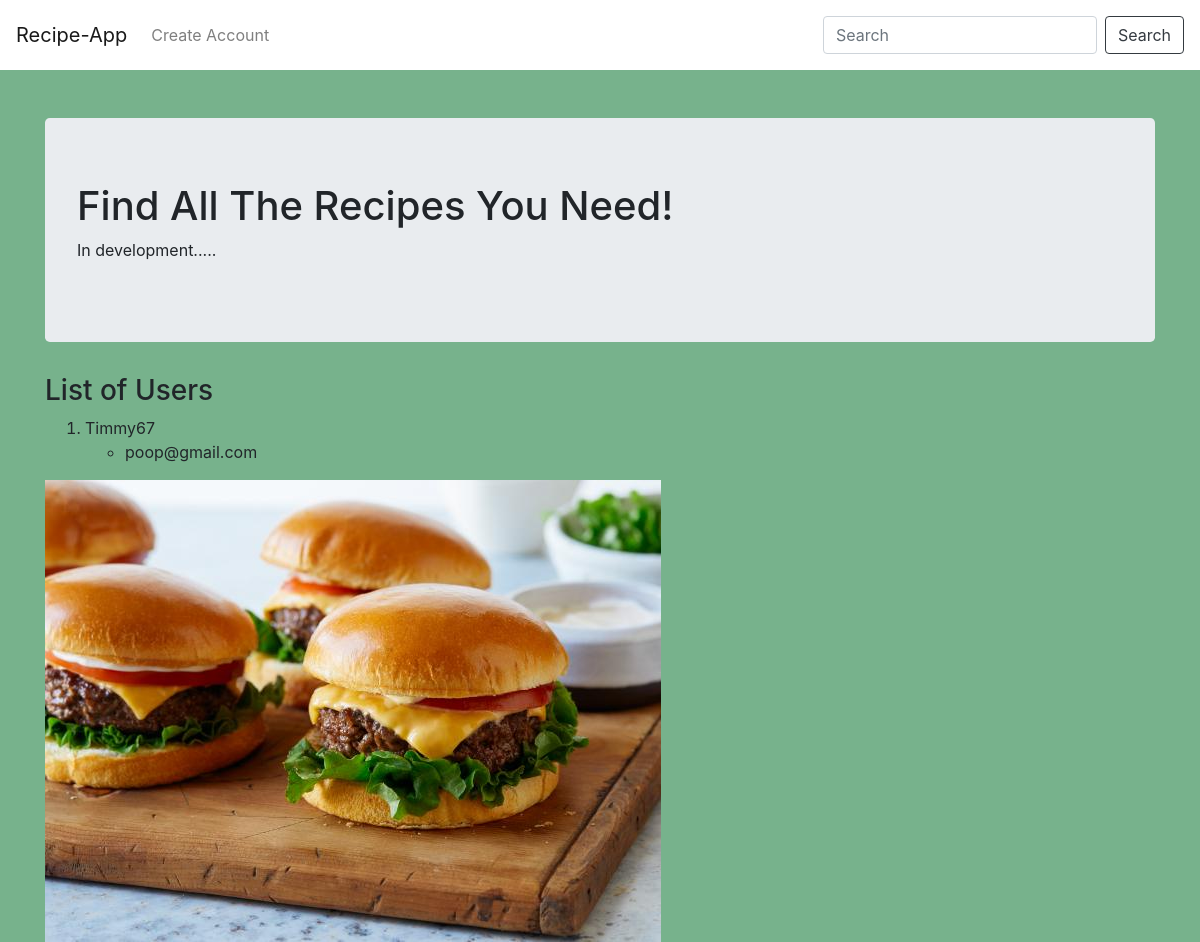
The app's page /, older data.
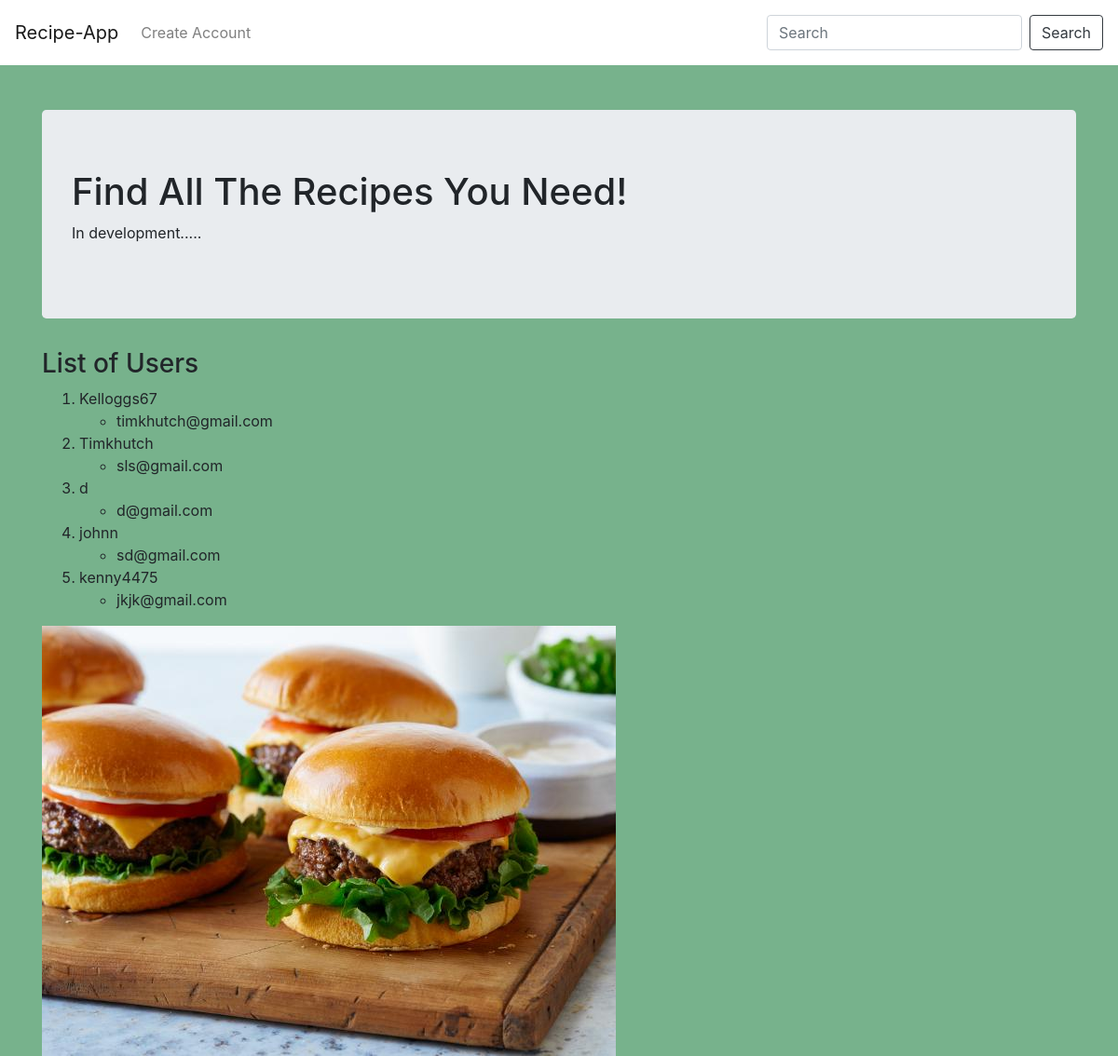
The same page, newer data.
### recipe_app/models.py (models this page shows, shortened)
class LoginInfo(models.Model):
    username = models.CharField(max_length=12, unique=True)
    email = models.EmailField(unique=True)

### recipe_app/views.py (the view)
# urls.py: path('', views.index, name='index'),
def index(request):
    user_list = LoginInfo.objects.order_by('username')
    user_dict = {'users': user_list}
    return render(request, 'recipe_app/index.html', context=user_dict)

### templates/recipe_app/index.html (shortened to what this page needs)
<!DOCTYPE html>
{% extends 'recipe_app/base.html' %}
    {% block body_block %}
    {% load static %}
    <div class= 'container'>
        <div class= 'jumbotron mt-5'>
           <h1>Find All The Recipes You Need!</h1>
           <p>In development.....</p>
        </div>
        <div>
            <h3>List of Users</h3>
            {% if users %}
                <ol>
                {% for user in users %}
                    <li>{{ user.username }}</li>
                        <ul>
                            <li>{{ user.email }}</li>
                        </ul>
                {% endfor %}
                </ol>
            {% else %}
                <p>No Users</p>
            {% endif %}
            <img src="{% static 'images/hamburger.jpg' %}" alt="No hamburger"   >
    {% endblock %}

Row changes from the older to the newer data that the page shows:
removed LoginInfo: username "Timmy67", email "poop@gmail.com"
added LoginInfo: username "Kelloggs67", email "timkhutch@gmail.com"
added LoginInfo: username "Timkhutch", email "sls@gmail.com"
added LoginInfo: username "d", email "d@gmail.com"
added LoginInfo: username "johnn", email "sd@gmail.com"
added LoginInfo: username "kenny4475", email "jkjk@gmail.com"
